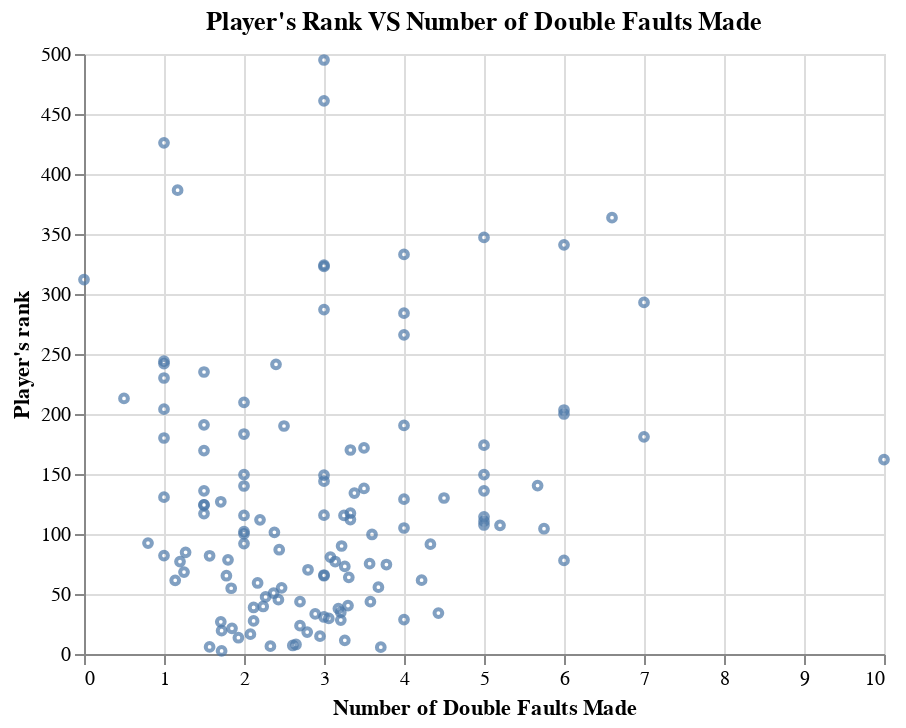

The notebook cell saved with this chart:
### Code cell
tennis_chart_ace = (
    alt.Chart(tennis_train, title= "Player's Rank VS Number of Double Faults Made")
    .mark_point(size=15)
    .encode(
        x=alt.X("w_df", title="Number of Double Faults Made"),
        y=alt.Y("winner_rank", title="Player's rank", scale=alt.Scale(zero=False))
    )
)
tennis_chart_ace

### Figure 1 — Vega-Lite specification as saved in the notebook (floating-point values rounded to 4 significant figures; data arrays with more than 128 entries replaced by an {"elided": "..."} marker saying what was removed)
{"config": {"view": {"continuousWidth": 400, "continuousHeight": 300}}, "data": {"name": "data-db59c2d0818f9d1da370792bc90401e7"}, "mark": {"type": "point", "size": 15}, "encoding": {"x": {"field": "w_df", "title": "Number of Double Faults Made", "type": "quantitative"}, "y": {"field": "winner_rank", "scale": {"zero": false}, "title": "Player's rank", "type": "quantitative"}}, "title": "Player's Rank VS Number of Double Faults Made", "$schema": "https://vega.github.io/schema/vega-lite/v4.17.0.json", "datasets": {"data-db59c2d0818f9d1da370792bc90401e7": {"elided": "129 records"}}}
